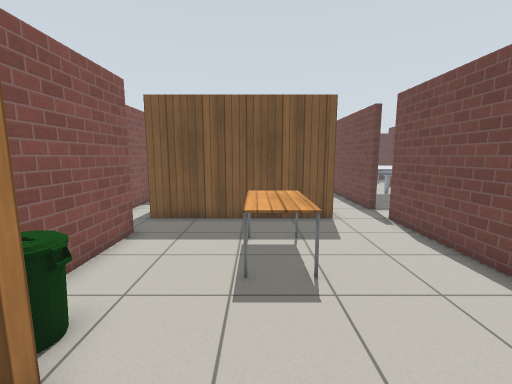
[1] (above)

24 first-person views from a walk through a Gazebo world. The camera is 1.3 m above the floor, tilts 8° down and sees 90° across. The floor is counted in squares, 0.5 m on a side. Each view is taken from the middle of a square. On the plan, view 1 faces up. The plan holds only what a view shows up to about 18 squares ahead; the rest is blank. The robots in the file are not drawn. Simple patterns stand in for the simulator's built-in surfaces.

[2]
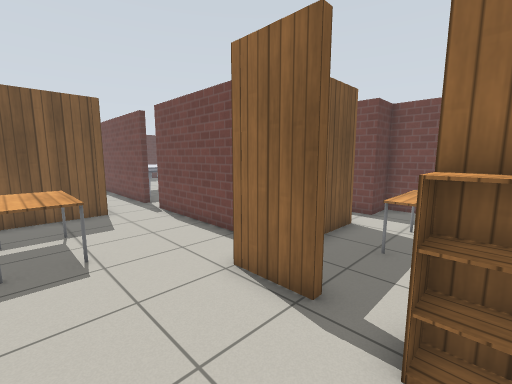

[3]
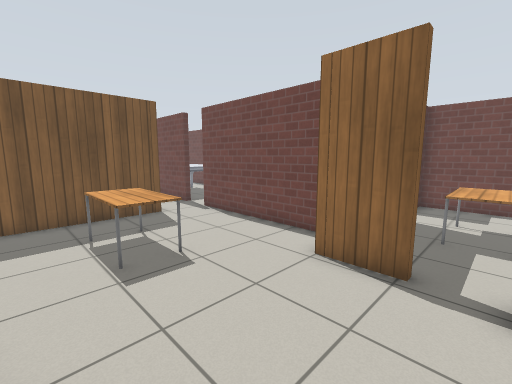

[4]
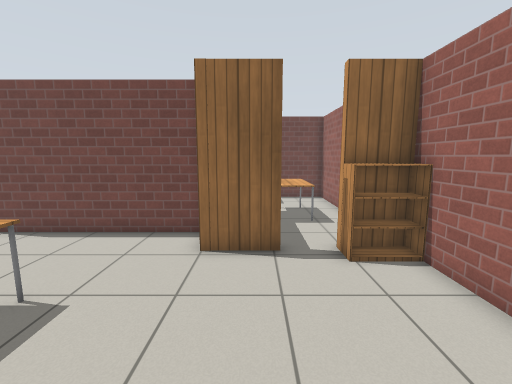

[5]
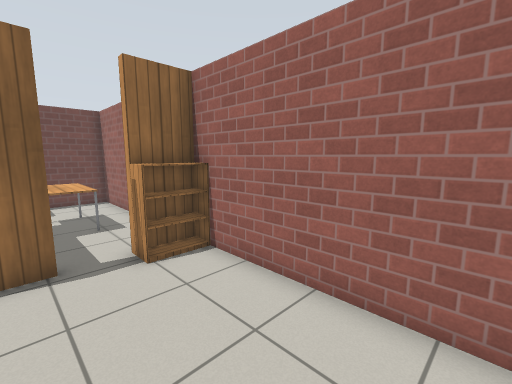

[6]
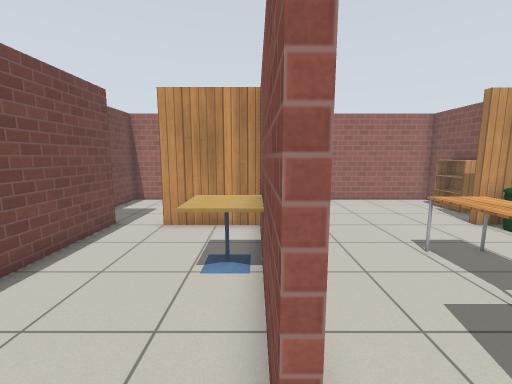

[7]
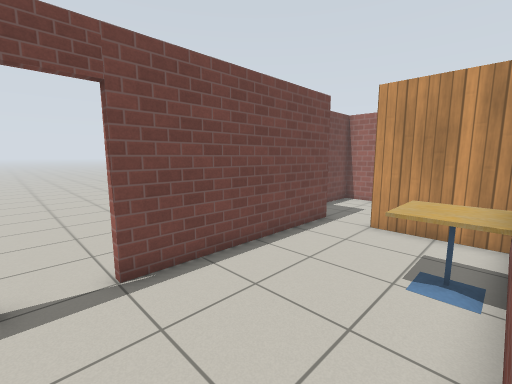

[8]
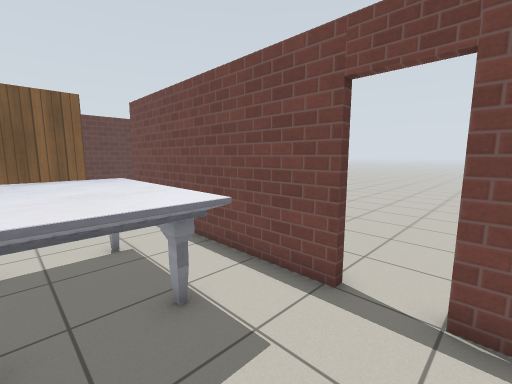

[9]
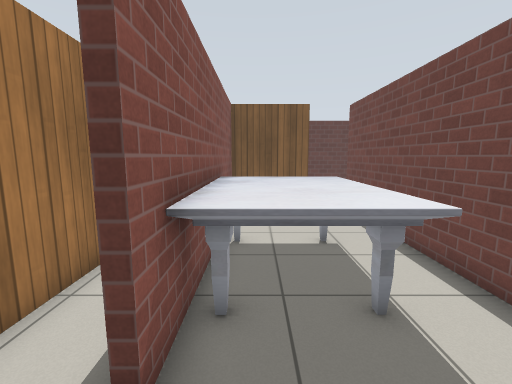

[10]
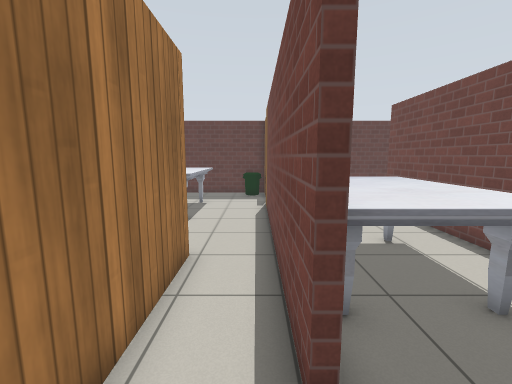

[11]
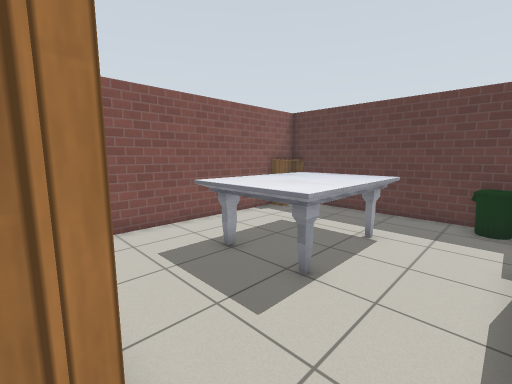

[12]
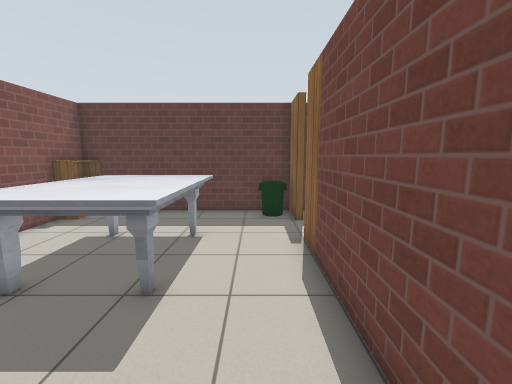

[13]
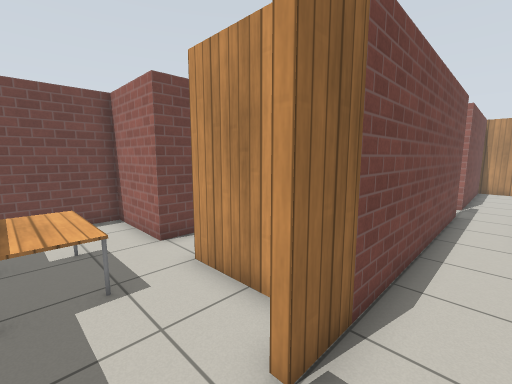

[14]
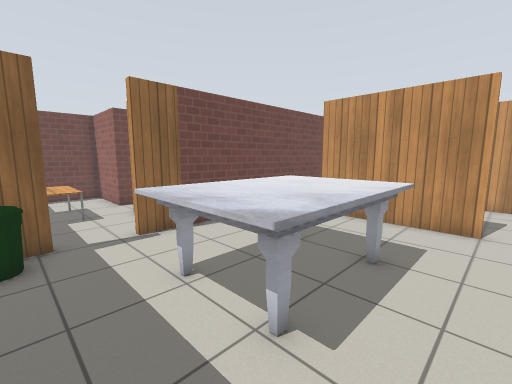

[15]
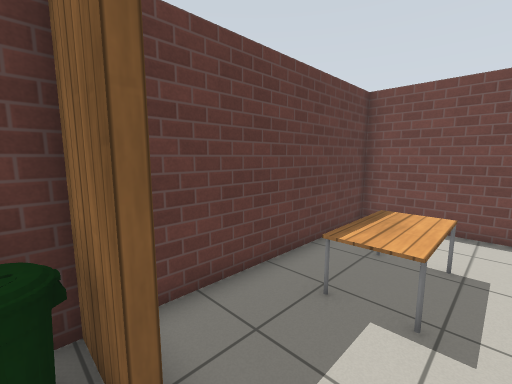

[16]
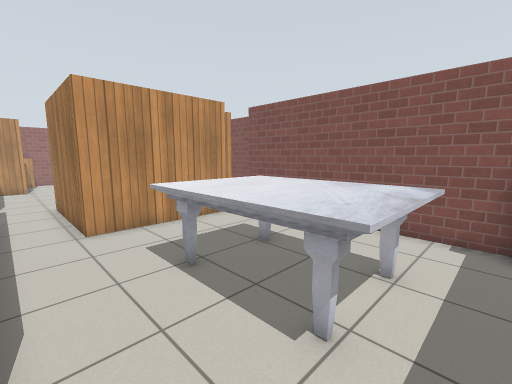

[17]
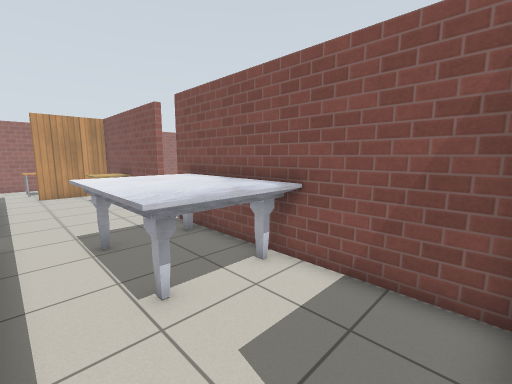

[18]
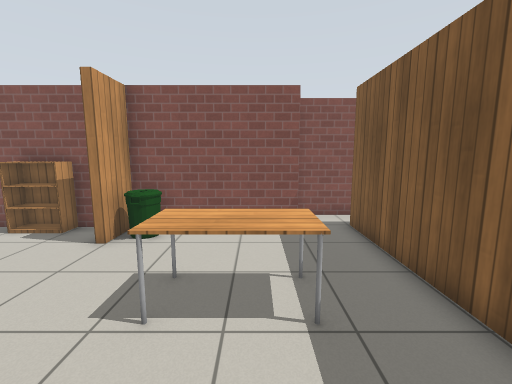

[19]
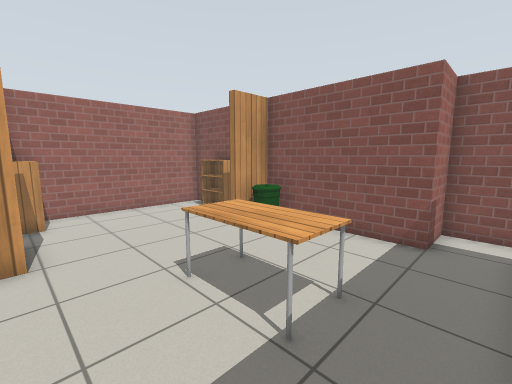

[20]
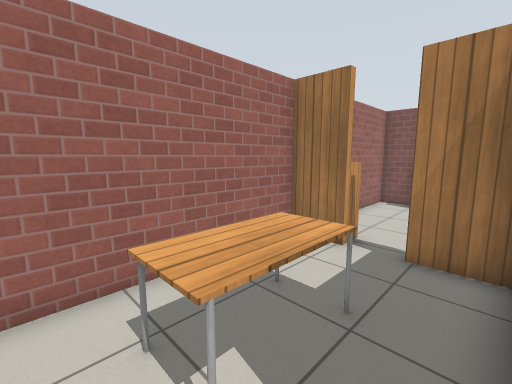

[21]
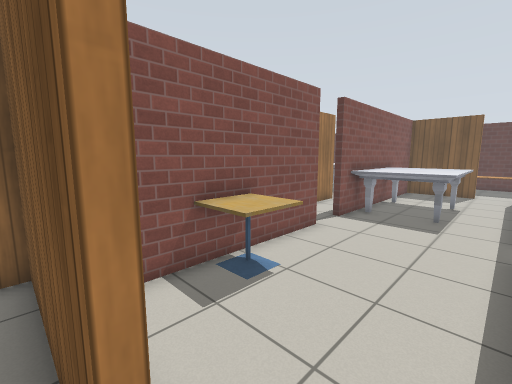

[22]
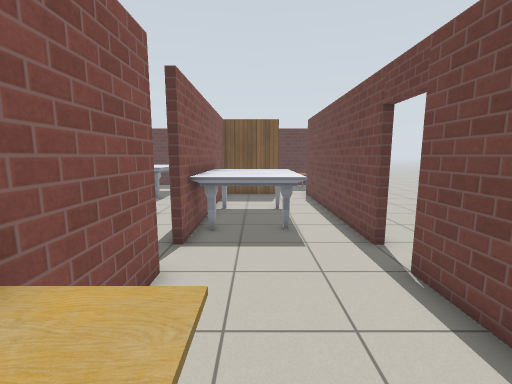

[23]
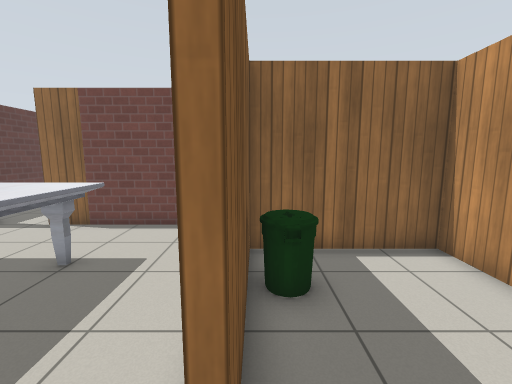

[24]
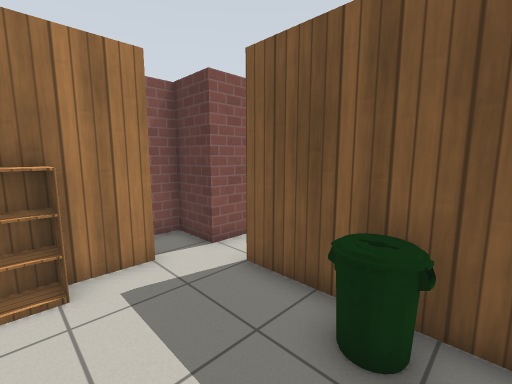

### Floor plan
Key: @ floor where view 1 was taken; # wall or solid block; . floor; D open door; T marble table; A table; B bin; K bookshelf; C cafe table.
Columns run from 6 left of view 1 to 17 right of it. Each row starts with its distance up from view 1.
 28   ####################
 27   K.......BB#......  #
 26   #............AAAA. #
 25   #..TTTT......AAAA..#
 24   #..TTTT............#
 23   #..TTTT...#.......##
 22   #..TTTT...####..###
 21   #..TTTT...#.....#
 20   #..TTTT...#.....#   ..
 19   #.........#.....#   ..
 18   #.........TTTT..#  ..
 17  ##.........TTTT..# ...
 16 ##..######..TTTT..# ..
 15 #......B.#..TTTT..#..
 14 # #......#..TTTT..#.....
 13 # #......#..#TTT..#.....
 12 #.K......#........D.....
 11 #.########........D.....
 10 #...........#.....#.....
  9 #...........#.....#   ..
  8 ###...AA....#.....#
  7   #...AA....#C....#
  6   #...AA....CC....#
  5   #...AA....#C....#
  4   #B........#.....#
  3   #B........#.....#
  2   ##......######..##
  1   #.......#........#
  0   K...@......AAAA..#
 -1   K..........AAAA..#
 -2   #......K#........#
 -3   ##################

Positions as (right, up) in squares from view 1, and headings:
1: (0, 0), facing up
2: (0, -2), facing up-right
3: (-2, -1), facing up-right
4: (-3, 1), facing right
5: (-3, 1), facing down-right
6: (6, 12), facing down
7: (6, 12), facing down-right
8: (7, 10), facing up-right
9: (7, 10), facing up
10: (5, 10), facing up
11: (5, 16), facing up-left
12: (4, 16), facing up
13: (4, 26), facing down-right
14: (-3, 27), facing down-right
15: (5, 24), facing up-right
16: (5, 26), facing down-left
17: (11, 22), facing down-left
18: (5, 7), facing left
19: (4, 10), facing down-left
20: (11, 2), facing down-left
21: (11, 2), facing up-left
22: (8, 5), facing up
23: (-4, 16), facing right
24: (2, 12), facing up-left
